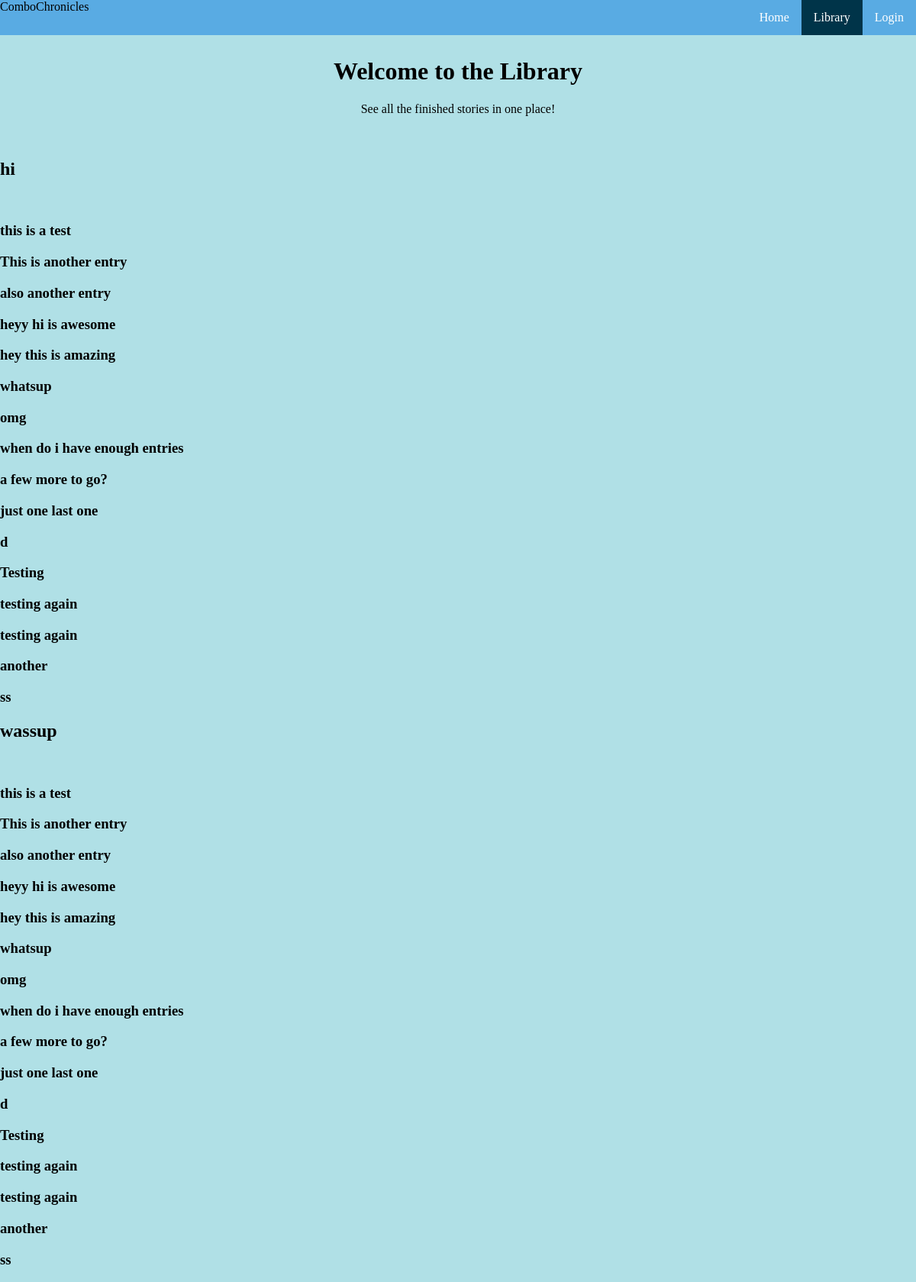
/library/, run on the app's committed database.
### tables this page shows
CREATE TABLE stories (storyid INTEGER PRIMARY KEY, title TEXT NOT NULL);

CREATE TABLE entries (storyid INTEGER, content TEXT NOT NULL, entryID INTEGER PRIMARY KEY autoincrement, contributor TEXT NOT NULL, timestamp TEXT NOT NULL);

### app.py (the view)
@app.route("/library/")
def library():
	return render_template('library.html', title = "Library", titles = functions.libraryStories()[0], entries = functions.libraryStories()[2])

### functions.py (called while the page is built)
def returnFinished(sortOrder):
	db = sql.connect(STORIES)
	c1 = db.cursor()
	c2 = db.cursor()
	stories = c1.execute("SELECT DISTINCT storyid FROM entries ORDER BY ? ASC" , (sortOrder,))
	storyList = []
	for story in stories:
		l = list(c2.execute("SELECT * FROM entries WHERE entries.storyid == ?" , story))
		if len(l) >= 5:
			storyList.append(story[0])
	return storyList

def libraryStories():
	db = sql.connect(STORIES)
	c = db.cursor()
	allStories = returnFinished('storyid')
	allEntries = []
	allTitles = []
	for story in allStories:
		data = c.execute("SELECT * FROM entries WHERE entries.storyid == ? ORDER BY entryID ASC" , (story,))
		entries = data.fetchall()
		for entry in entries:
			allEntries.append(entry[1])
		data = c.execute("SELECT title FROM stories WHERE storyid == ?", (story,))
		entry = data.fetchone()
		if entry:
			allTitles.append(entry[0])
	return (allTitles, allStories, allEntries,)

### templates/library.html (shortened to what this page needs)
{% extends "index.html" %}
{% block libact %}class="active"{% endblock %}
{% block content %}
	<center>
	<h1>Welcome to the Library</h1>
		See all the finished stories in one place!
	</center>
		<br>
		<br>
		{% for title in titles %}
		<h2>{{title}}</h2>
		<br>
		{% for entry in entries %}
		<h3>{{entry}}</h3>
		{% endfor %}
		{% endfor %}
{% endblock %}

### templates/index.html (shortened to what this page needs)
<!DOCTYPE html>
<html>
	<head>
		<link type="text/css" rel="stylesheet" href="{{ url_for('static', filename='stylesheets/index.css') }}" />
	</head>
	<body>
		<ul>
			{% if 'username' not in session %}
			<li><a {% block loginact %}{% endblock %} href="/login">Login</a></li>
			{% endif %}
			<li><a {% block libact %}{% endblock %} href="/library">Library</a></li>
			<li><a {% block homeact %}{% endblock %} href="/">Home</a></li>
			<li style="float:left">ComboChronicles</li>
		</ul>
		<br>
		<br>
		<br>
		{% block content %}
		{% endblock %}
	</body>
</html>

### static/stylesheets/index.css (style rules this page uses)
body { margin:0; background-color: powderblue; }
ul { list-style-type: none; margin: 0; padding: 0; overflow: hidden; background-color: #59ABE3; position: fixed; top: 0; width: 100%; }
li { float: right; }
li a { display: block; color: white; text-align: center; padding: 14px 16px; text-decoration: none; }
.active { background-color: #003449; }

### data on the page
stories: title "hi", entries "d"
entries: content "this is a test"
entries: content "This is another entry"
entries: content "also another entry"
entries: content "heyy hi is awesome"
entries: content "hey this is amazing"
entries: content "whatsup"
entries: content "omg"
entries: content "when do i have enough entries"
entries: content "a few more to go?"
entries: content "just one last one"
entries: content "Testing"
entries: content "testing again"
entries: content "testing again"
entries: content "another"
entries: content "ss"
stories: title "wassup", entries "d"
